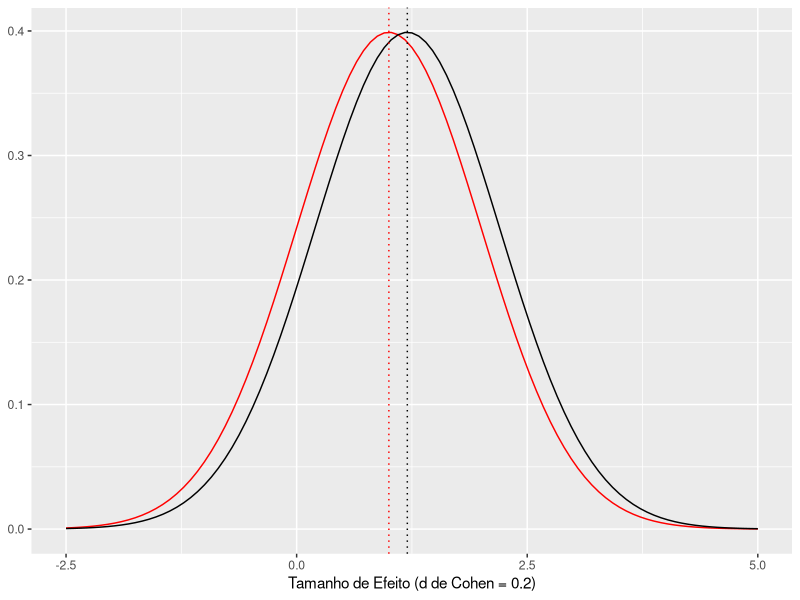
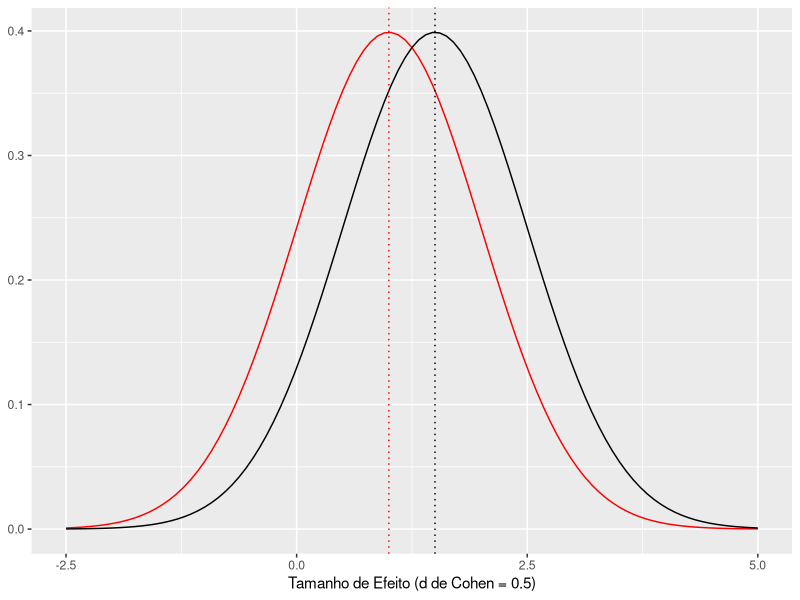
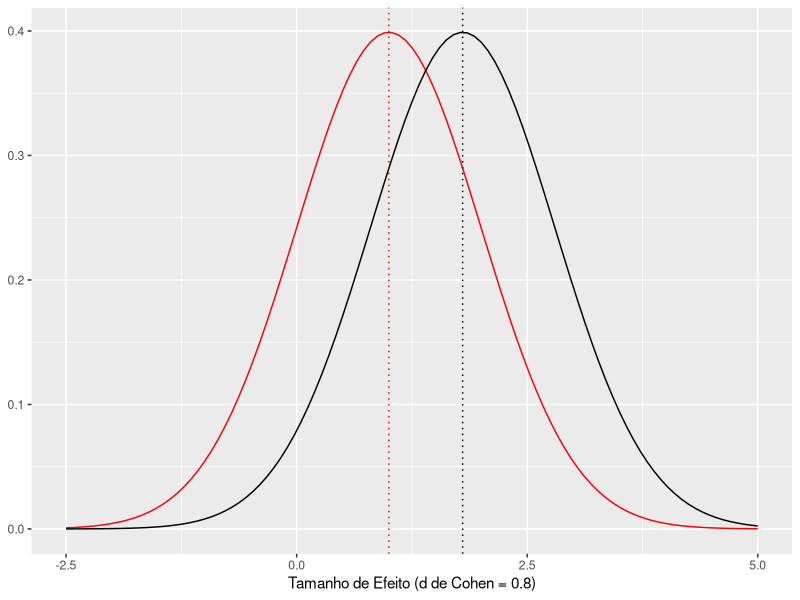
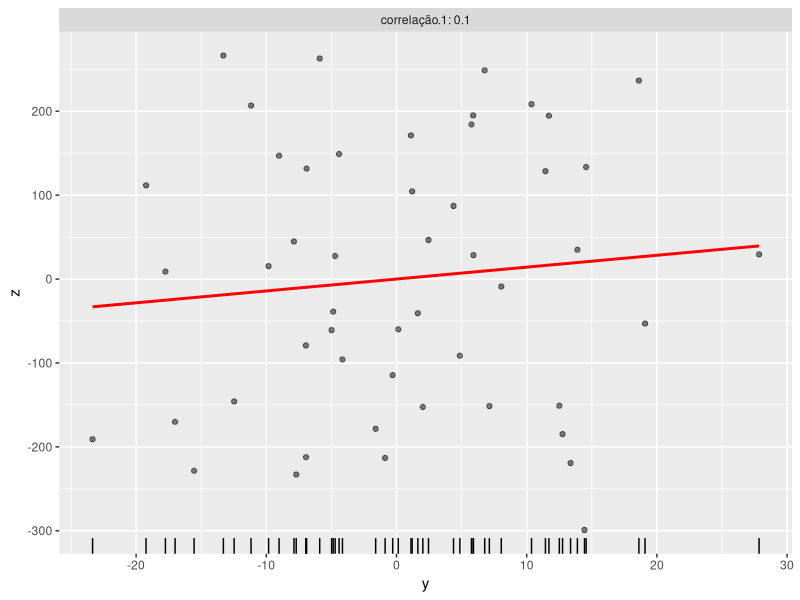
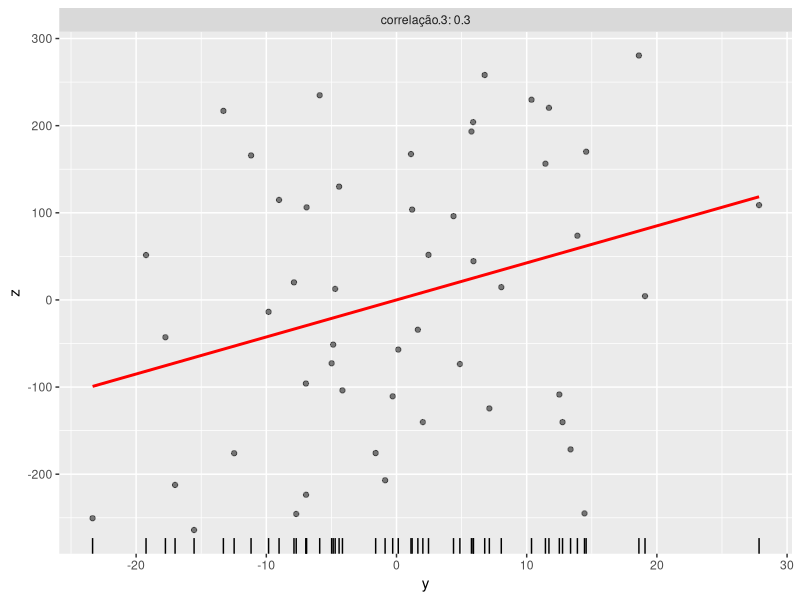
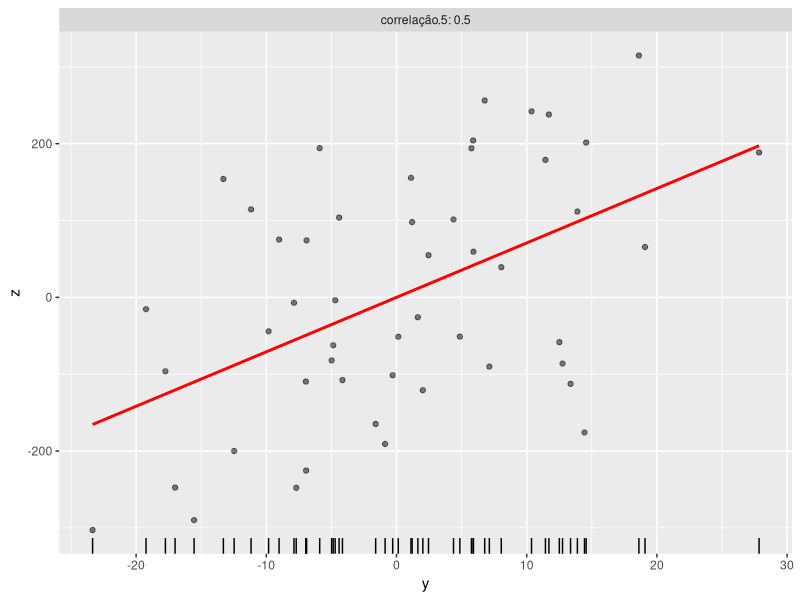

Here is the R script that generated these plots, in order:
# Tamanho da amostra 
library(tidyverse)


# Tamanho de Efeito ------------------------------------------------------------------------------------------------------------
# Tamanho de efeito é definido como “um número que mede a força da relação entre duas variáveis em uma população 
# estatística ou uma estimativa baseada em amostra dessa quantidade.

# Pode referir-se ao valor de uma estatística calculada a partir de uma amostra, ao valor de um parâmetro de uma população 
# estatística hipotética ou à equação que operacionaliza como as estatísticas ou parâmetros levam ao valor do tamanho do efeito”.

# Exemplos de tamanho de efeito incluem a correlação entre duas variáveis, o coeficiente de uma variável em uma regressão 
# e a diferença média entre grupos distintos.

# Os tamanhos de efeito complementam o teste de hipótese estatística e desempenham um papel importante nas análises 
# de poder de um teste estatístico e planejamento do tamanho da amostra.

# Os tamanhos de efeito podem ser medidos em termos relativos ou absolutos. 

##  Em tamanhos de efeito relativos, dois grupos são comparados diretamente um com o outro, como em razão de probabilidades 
# (odds ratio – OR) e riscos relativos. 

## Para tamanhos de efeito absolutos, um valor absoluto maior sempre indica um efeito mais forte. 

# Muitos tipos de medidas podem ser expressos como absolutos ou relativos e podem ser usados em conjunto 
# porque transmitem informações diferentes. 
# Se atentem ao contexto e quando usar medidas absolutas versus relativas.

# Efeitos pequenos, médios e grandes ----------------------------------------------------------------------------------------

# A principal referência em tamanhos de efeito é Cohen (1988) que distingue tamanhos de efeito em pequeno, médio e grande; 
# mas note que é necessário cautela: “Os termos ‘pequeno,’ ‘médio’ e ‘grande’ são relativos, não apenas uns aos outros, 
# mas à área da ciência do qual pertencem ou, ainda mais particularmente, ao conteúdo específico e ao método de pesquisa 
# empregado em qualquer investigação…”

# Os tamanho de efeito para as diferentes métricas estatística dos testes de hipótese são definidos em Cohen (1988), 
# mas mesmo assim eles podem variar conforme área da ciência e contexto, portanto o pesquisador deve sempre justificar 
# (preferencialmente com argumentos baseado em evidências) caso escolha usar as métricas padrões ou caso precise alterá-las.

# Neste tutorial cobriremos três principais tipos de efeito: d de Cohen, r de Pearson e f2 de Cohen. 
# Esses tipos de efeitos são os usados em testes t, ANOVA, correlação e regressão linear.

# d de Cohen ----------------------------------------------------------------------------------------------------------------
# O d (difference) de Cohen (Cohen, 1988) é a diferença entre a média de dois grupos padronizada por desvios padrões:

## d = mu1-mu2/sigma

# onde mu1 é a média de um grupo, mu2 média do outro grupo e sigma o desvio padrão com base em ambos os grupos.


# d de Cohen é usado em testes de diferença de média como o teste t e teste de Tukey.
# Os tamanhos de efeito para d de Cohen são:
  
## Pequeno: d=0.2 -------------------------------------------------------------
pwr::cohen.ES(test = 'p', size = 'small')

ggplot()  + 
  xlim(-2.5, 5) +
  geom_function(fun = dnorm, args = list(mean = 1, sd = 1), color = 'red') +
  geom_function(fun = dnorm, args = list(mean = 1.2, sd = 1)) + 
  geom_vline(xintercept = 1, color = 'red', linetype="dotted") + 
  geom_vline(xintercept = 1.2, linetype="dotted") +
  labs(y=NULL, x='Tamanho de Efeito (d de Cohen = 0.2)')

## Médio: d=0.5 --------------------------------------------------------------
pwr::cohen.ES(test = 'p', size = 'medium')

ggplot()  + 
  xlim(-2.5, 5) +
  geom_function(fun = dnorm, args = list(mean = 1, sd = 1), color = 'red') +
  geom_function(fun = dnorm, args = list(mean = 1.5, sd = 1)) + 
  geom_vline(xintercept = 1, color = 'red', linetype="dotted") + 
  geom_vline(xintercept = 1.5, linetype="dotted") +
  labs(y=NULL, x='Tamanho de Efeito (d de Cohen = 0.5)')

## Grande: d=0.8 --------------------------------------------------------------
pwr::cohen.ES(test = 'p', size = 'large')

ggplot()  + 
  xlim(-2.5, 5) +
  geom_function(fun = dnorm, args = list(mean = 1, sd = 1), color = 'red') +
  geom_function(fun = dnorm, args = list(mean = 1.8, sd = 1)) + 
  geom_vline(xintercept = 1, color = 'red', linetype="dotted") + 
  geom_vline(xintercept = 1.8, linetype="dotted") +
  labs(y=NULL, x='Tamanho de Efeito (d de Cohen = 0.8)')




# r de Pearson ----------------------------------------------------------------
# Os tamanhos de efeito para r de Pearson são (Cohen, 1988):

x <- 1:50
y <- rnorm(50, sd = 10)

complemento <- function(y, correlação, x) {
  y.perp <- residuals(lm(x ~ y))
  correlação * sd(y.perp) * y + y.perp * sd(y) * sqrt(1 - correlação^2)
}

## Pequeno: r=0.1 -----------------------------------------------------------------------------
pwr::cohen.ES(test = 'r', size = 'small')

correlação.1 <- 0.1
fig.1 <- data.frame(z = as.vector(sapply(correlação.1,
                                     function(correlação.1) complemento(y, correlação.1, x))),
                correlação.1 = ordered(rep(signif(correlação.1, 2),
                                         each = length(y))),
                y = rep(y, length(correlação.1))) %>% 
  ggplot(aes(y, z, group = correlação.1)) +
    geom_rug(sides = "b") +
    geom_point(alpha = 0.5) +
    geom_smooth(method = "lm", color = "Red", se = FALSE) +
    facet_wrap(~ correlação.1, scales = "free", labeller = "label_both", ncol = 4) +
    theme(legend.position = "none")

fig.1


## Médio: r=0.3 ---------------------------------------------------------------------------------
pwr::cohen.ES(test = 'r', size = 'medium')

correlação.3 <- 0.3
fig.3 <- data.frame(z = as.vector(sapply(correlação.3,
                                     function(correlação.3) complemento(y, correlação.3, x))),
                correlação.3 = ordered(rep(signif(correlação.3, 2),
                                         each = length(y))),
                y = rep(y, length(correlação.3))) %>% 
  ggplot(aes(y, z, group = correlação.3)) +
    geom_rug(sides = "b") +
    geom_point(alpha = 0.5) +
    geom_smooth(method = "lm", color = "Red", se = FALSE) +
    facet_wrap(~ correlação.3, scales = "free", labeller = "label_both", ncol = 4) +
    theme(legend.position = "none")

fig.3


## Grande:  r=0.5 --------------------------------------------------------------------------------
pwr::cohen.ES(test = 'r', size = 'large')

correlação.5 <- 0.5
fig.5 <- data.frame(z = as.vector(sapply(correlação.5,
                                     function(correlação.5) complemento(y, correlação.5, x))),
                correlação.5 = ordered(rep(signif(correlação.5, 2),
                                         each = length(y))),
                y = rep(y, length(correlação.5))) %>% 
  ggplot(aes(y, z, group = correlação.5)) +
    geom_rug(sides = "b") +
    geom_point(alpha = 0.5) +
    geom_smooth(method = "lm", color = "Red", se = FALSE) +
    facet_wrap(~ correlação.5, scales = "free", labeller = "label_both", ncol = 4) +
    theme(legend.position = "none")

fig.5



# f^2  DE COHEN -------------------------------------------------------------------------------------------------------------------
# O f^2 de Cohen é usado em contextos de testes estatísticos que usam a distribuição F de Fisher. 
# Em ANOVAs e regressão linear, o f^2 é a proporção da variabilidade na variável dependente prevista pelas variável 
# independentes e indica o poder preditivo de um modelo estatístico. Em especial, para regressões lineares, o f^2 pode 
# ser usado como indicador de poder preditivo de um modelo completo R^2 ou como indicador de poder preditivo (e poder de 
# influência) de uma variável independente sobre uma dependente (aqui o f^2 equivale ao coeficiente padronizado em desvios padrões).

# Os tamanhos de efeito para f^2 de Cohen (Cohen, 1988) são:
  
## ANOVA: -----------------------------------------------------
### Pequeno: f2=0.1 -------------------------------------------
pwr::cohen.ES(test = 'anov', size = 'small')

### Médio: f2=0.25 --------------------------------------------
pwr::cohen.ES(test = 'anov', size = 'medium')

### Grande: f2=0.4 --------------------------------------------
pwr::cohen.ES(test = 'anov', size = 'large')


## Regressão Linear: ------------------------------------------
### Pequeno: f2=0.02 ------------------------------------------
pwr::cohen.ES(test = 'f2', size = 'small')

### Médio: f2=0.15 --------------------------------------------
pwr::cohen.ES(test = 'f2', size = 'medium')

### Grande: f2=0.35 -------------------------------------------
pwr::cohen.ES(test = 'f2', size = 'large')




# Tamanho da amostra -------------------------------------------------------------------------------------------------------------------

# O tamanho de amostra é influenciado diretamente pelo erro tipo I e erro tipo II.

## Erro tipo I, também chamado de “falso positivo” ##
# é a chance de rejeitarmos a hipótese nula quando ela é verdadeira. Esse erro é o alpha α que é usado como 
# limiar de significância do p-valor.

## Erro tipo II, também chamado de “falso negativo” ##
# é a chance de não rejeitarmos a hipótese nula quando ela é falsa. Esse erro é identificado como a letra grega beta β. 
# Além disso, o poder de um teste estatístico é mensurado como 1−β. O poder de um teste estatístico aumenta proporcionalmente 
# ao tamanho amostral. Quanto maior a amostra, maior o poder do teste.


# Esses dois tipos de erros foram cunhados por Jerzy Neyman, fundador do paradigma NHST [Null Hypothesis Significance Testing 
# – NHST (tradução: teste de significância de hipótese nula)], que defendia a ideia de que é melhor absolver um culpado 
# (erro tipo II – falso negativo) do que culpar um inocente (erro tipo I – falso positivo):


# “É mais sério condenar um homem inocente ou absolver um culpado? Isso dependerá das consequências do erro. A punição é morte 
# ou multa? Qual é o risco de criminosos libertados para a sociedade ? Quais são os pontos de vista éticos atuais sobre punição? 
# Do ponto de vista da teoria matemática, tudo o que podemos fazer é mostrar como o risco de erros pode ser controlado e minimizado. 
# O uso dessas ferramentas estatísticas em qualquer caso específico para determinar como o equilíbrio deve ser alcançado , deve 
# ser deixado para o investigador.” 


# Calculando Tamanho de Amostra no R -----------------------------------------------------------------------


# Para calcular um tamanho de amostra no R usaremos a biblioteca {pwr}.
# As funções disponíveis são:

## pwr.t.test() – Teste t para Amostras Independentes e para duas Amostras Pareadas
## pwr.r.test – Correlação usando o r de Pearson
## pwr.anova.test – ANOVA Unidirecional
## pwr.f2.test – Regressão Linear

# A lógica do {pwr} é a seguinte. Cada uma dessas função possui argumentos para:

## 1. Tamanho de Efeito – d, r ou f2
## 2. Tamanho de Amostra – n
## 3. Probabilidade do erro tipo I – falso positivo – α – sig.level padrão 0.05
## 4. Poder Estatístico – 1 menos a probabilidade do erro tipo II – falso negativo – 1−β – power

# Como esses quatro conceitos são interdependentes (para o cálculo de um é necessário saber o valor dos outros três), 
# você deve especificar três dessas quatro métricas para obter o resultado da métrica desejada.


# Exemplo Regressão Linear -----------------------------------------------------------------------

# Aqui o uso da função pwr.f2.test() é um pouco mais complicado porque, além do tamanho de efeito f2, sig.level, 
# n e power, temos que especificar os graus de liberdade do numerador u e graus de liberdade do denominador v.

## Os graus de liberdade do numerador, u ##
# é o número de coeficientes que você terá em seu modelo (menos a constante): u = coeficientes − 1. 

## Os graus de liberdade do denominador, v ##
# é o número de graus de liberdade do erro do modelo. Você pode calcular os graus de liberdade do denominador subtraindo
# o número de observações de amostra do número total de coeficientes exceto a constante menos 1. Então v = n − u − 1.

# Suponha que você queira saber o tamanho de amostra necessário para uma regressão linear com cinco variáveis independentes 
# detectar efeitos grandes, f2=0.35, com taxa de falso positivo (α) de 5%, e poder estatístico (1−β) de 80%. Aqui temos u = 5,
# pois são seis coeficientes (contando com a constante) menos a constante (6−1=5).

pwr::pwr.f2.test(f2 = 0.35, u = 5, sig.level = 0.05, power = 0.80)

# Veja que o resultado não nos informa um tamanho amostral, mas sim os graus de liberdade do denominador: v. Lembre-se que v=n−u−1, 
# então n=v+u+1. Portanto nosso tamanho amostral é 43. Isto quer dizer que para identificar efeitos grandes, de no mínimo f2=0.35, 
# tanto para R2 quanto para influências das variáveis independentes (em coeficientes padronizados por desvios padrões), com α em 5% 
# e poder estatístico de 80%, é necessário no mínimo uma amostra com 43 observações.
